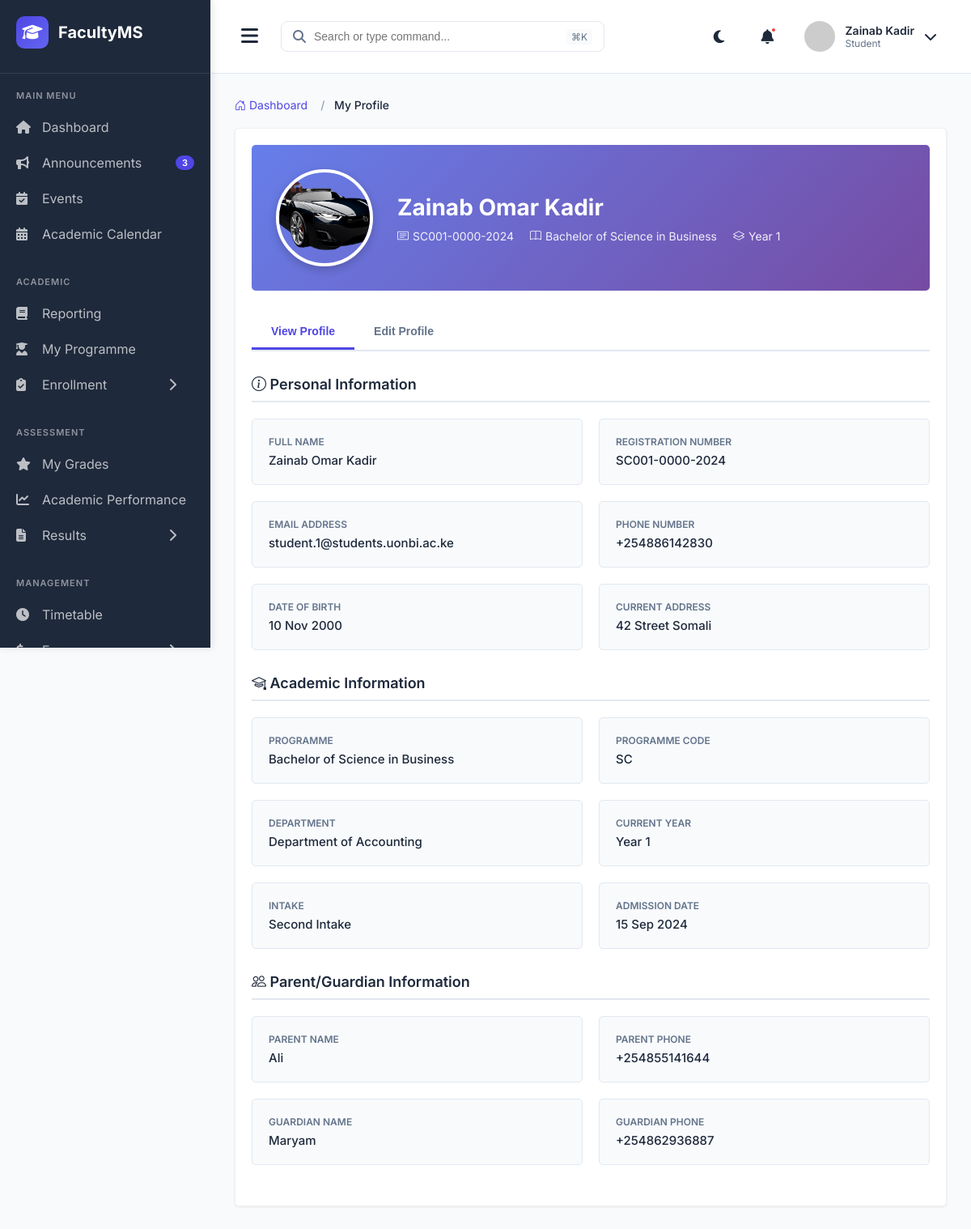
Before: /profile/ (signed in) with the older database file.
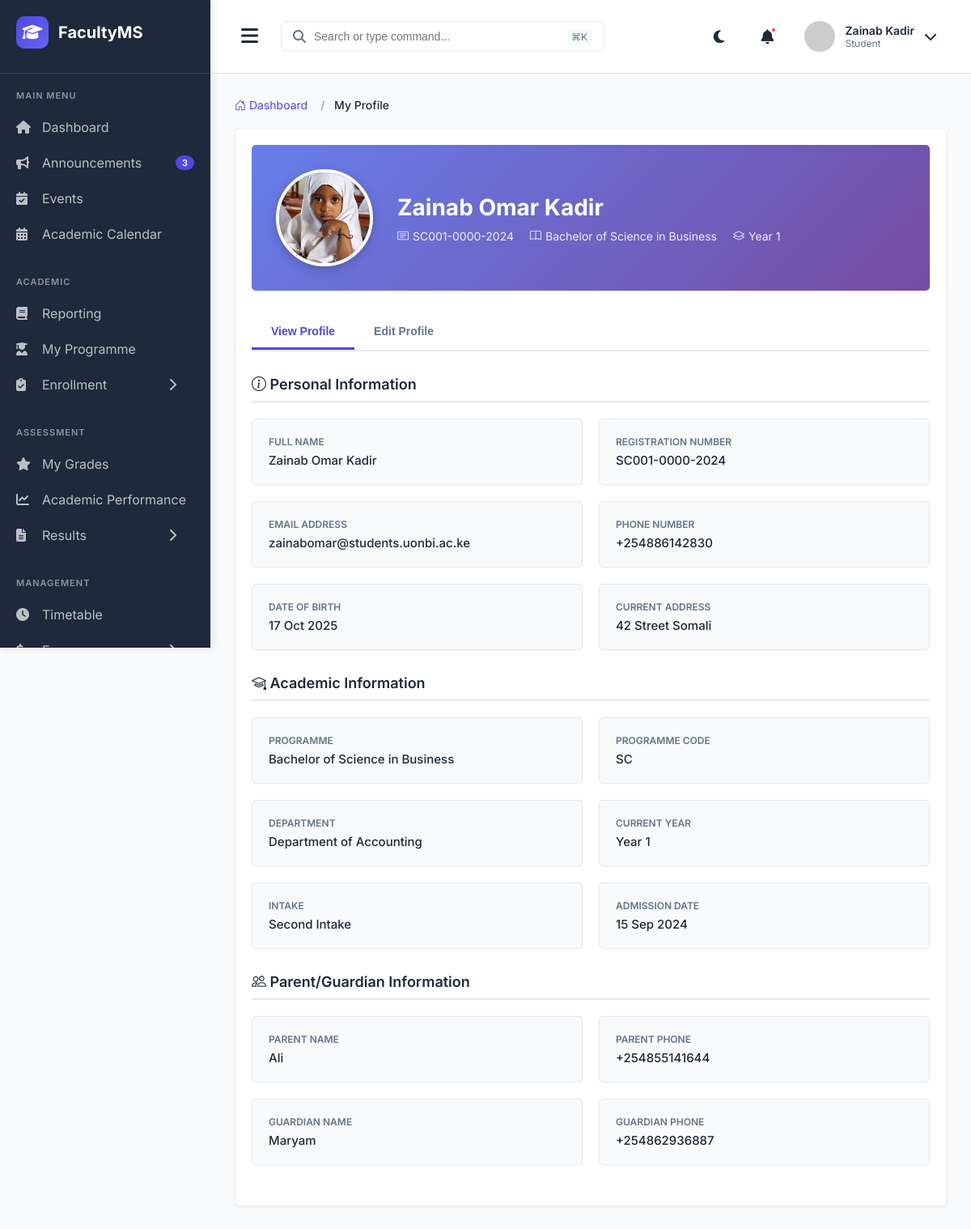
After: the same page with the newer database file.
### main_application/models.py (models this page shows, shortened)
class User(AbstractUser):
    USER_TYPES = (
        ('STUDENT', 'Student'),
        ('LECTURER', 'Lecturer'),
        ('COD', 'Chairman of Department'),
        ('DEAN', 'Dean'),
        ('ICT_ADMIN', 'ICT Administrator'),
    )
    user_type = models.CharField(max_length=20, choices=USER_TYPES)
    phone_number = models.CharField(max_length=15, blank=True, null=True)
    profile_picture = models.ImageField(upload_to='profiles/', blank=True, null=True)
    is_active_user = models.BooleanField(default=True)
    date_joined = models.DateTimeField(auto_now_add=True)
    class Meta:
        db_table = 'users'

class Student(models.Model):
    YEAR_LEVELS = (
        (1, 'Year 1'),
        (2, 'Year 2'),
        (3, 'Year 3'),
        (4, 'Year 4'),
    )
    user = models.OneToOneField(User, on_delete=models.CASCADE, primary_key=True, related_name='student_profile')
    registration_number = models.CharField(max_length=50, unique=True)
    first_name = models.CharField(max_length=30)
    last_name = models.CharField(max_length=30)
    surname = models.CharField(max_length=30, blank=True)
    programme = models.ForeignKey(Programme, on_delete=models.PROTECT, related_name='students')
    current_year = models.IntegerField(choices=YEAR_LEVELS)
    intake = models.ForeignKey(Intake, on_delete=models.PROTECT, related_name='students')
    admission_date = models.DateField()
    is_active = models.BooleanField(default=True)
    can_upgrade = models.BooleanField(default=False)  # For progression to next level
    phone = models.CharField(max_length=15, blank=True, null=True)
    email = models.EmailField(blank=True, null=True)
    date_of_birth = models.DateField(blank=True, null=True)
    address = models.CharField(max_length=255, blank=True, null=True)
    parent_name = models.CharField(max_length=100, blank=True, null=True)
    parent_phone = models.CharField(max_length=15, blank=True, null=True)
    guardian_name = models.CharField(max_length=100, blank=True, null=True)
    guardian_phone = models.CharField(max_length=15, blank=True, null=True)
    class Meta:
        db_table = 'students'
        ordering = ['registration_number']

class Programme(models.Model):
    PROGRAMME_LEVELS = (
        ('CERTIFICATE', 'Certificate'),
        ('DIPLOMA', 'Diploma'),
        ('BACHELORS', 'Bachelor\'s Degree'),
        ('MASTERS', 'Master\'s Degree'),
        ('PHD', 'Doctor of Philosophy'),
    )
    DURATION_YEARS = (
        (1, '1 Year'),
        (2, '2 Years'),
        (3, '3 Years'),
        (4, '4 Years'),
        (5, '5 Years'),
    )
    SEMESTERS_PER_YEAR = (
        (2, '2 Semesters'),
        (3, '3 Semesters'),
    )
    name = models.CharField(max_length=200)
    code = models.CharField(max_length=20, unique=True)
    level = models.CharField(max_length=20, choices=PROGRAMME_LEVELS)
    department = models.ForeignKey(Department, on_delete=models.CASCADE, related_name='programmes')
    duration_years = models.IntegerField(choices=DURATION_YEARS)
    semesters_per_year = models.IntegerField(choices=SEMESTERS_PER_YEAR, default=2)
    description = models.TextField(blank=True)
    is_active = models.BooleanField(default=True)
    created_at = models.DateTimeField(auto_now_add=True)
    class Meta:
        db_table = 'programmes'
        ordering = ['level', 'name']

class Department(models.Model):
    name = models.CharField(max_length=200)
    code = models.CharField(max_length=20, unique=True)
    description = models.TextField(blank=True)
    head_of_department = models.ForeignKey(User, on_delete=models.SET_NULL, null=True, blank=True,
                                           related_name='headed_departments', limit_choices_to={'user_type': 'COD'})
    created_at = models.DateTimeField(auto_now_add=True)
    class Meta:
        db_table = 'departments'
        ordering = ['name']

class Intake(models.Model):
    INTAKE_TYPES = (
        ('SEPTEMBER', 'September Intake'),
        ('JANUARY', 'January Intake'),
        ('MAY', 'May Intake'),
    )
    name = models.CharField(max_length=50)
    intake_type = models.CharField(max_length=20, choices=INTAKE_TYPES)
    academic_year = models.ForeignKey(AcademicYear, on_delete=models.CASCADE, related_name='intakes')
    intake_date = models.DateField()
    is_active = models.BooleanField(default=True)
    class Meta:
        db_table = 'intakes'
        ordering = ['-intake_date']

### main_application/views.py (the view, shortened to what this page needs)
# urls.py: path('profile/', views.student_profile_view, name='student_profile'),
@login_required
def student_profile_view(request):
    if request.user.user_type != 'STUDENT':
        messages.error(request, "Access denied. This page is only for students.")
        return redirect('student_dashboard')
    try:
        student = request.user.student_profile
    except Student.DoesNotExist:
        messages.error(request, "Student profile not found.")
        return redirect('student_dashboard')
    user_form = UserProfileForm(instance=request.user)
    student_form = StudentProfileForm(instance=student)
    password_form = PasswordChangeForm(request.user)
    context = {
        'student': student,
        'user_form': user_form,
        'student_form': student_form,
        'password_form': password_form,
        'show_password_modal': False
    }
    return render(request, 'student/profile.html', context)

### main_application/forms.py (shortened to what this page needs)
class UserProfileForm(forms.ModelForm):
    class Meta:
        model = User
        fields = ['email', 'phone_number', 'profile_picture']
        widgets = {
            'email': forms.EmailInput(attrs={
                'class': 'form-control',
                'placeholder': 'Enter your email address'
            }),
            'phone_number': forms.TextInput(attrs={
                'class': 'form-control',
                'placeholder': 'e.g., +254712345678'
            }),
            'profile_picture': forms.FileInput(attrs={
                'class': 'form-control',
                'accept': 'image/*'
            })
        }
        labels = {
            'email': 'Email Address',
            'phone_number': 'Phone Number',
            'profile_picture': 'Profile Picture'
        }
        help_texts = {
            'profile_picture': 'Upload a clear photo (JPG, PNG). Max 2MB.'
        }

### templates/student/profile.html (shortened to what the changed rows need)
{% extends 'student_base.html' %}
{% block extra_css %}
<link rel="stylesheet" href="https://cdn.jsdelivr.net/npm/bootstrap-icons@1.10.0/font/bootstrap-icons.css">
{% endblock %}
{% block content %}
<div class="section-container">
    <div class="profile-header">
        {% if user.profile_picture %}
        <img src="{{ user.profile_picture.url }}" alt="Profile" class="profile-avatar">
        {% else %}
        <div class="default-avatar">
            <i class="bi bi-person"></i>
        </div>
        {% endif %}
        <div class="profile-info">
            <h2>{{ student.first_name }} {{ student.surname }} {{ student.last_name }}</h2>
            <div class="profile-meta">
                <span class="meta-item">
                    <i class="bi bi-card-text"></i>
                    {{ student.registration_number }}
                </span>
                <span class="meta-item">
                    <i class="bi bi-book"></i>
                    {{ student.programme.name }}
                </span>
                <span class="meta-item">
                    <i class="bi bi-layers"></i>
                    Year {{ student.current_year }}
                </span>
            </div>
        </div>
    </div>
    <div class="tab-content active" id="view-tab">
        <div class="form-section">
            <div class="info-grid">
                <div class="info-card">
                    <div class="info-label">Full Name</div>
                    <div class="info-value">{{ student.first_name }} {{ student.surname }} {{ student.last_name }}</div>
                </div>
                <div class="info-card">
                    <div class="info-label">Registration Number</div>
                    <div class="info-value">{{ student.registration_number }}</div>
                </div>
                <div class="info-card">
                    <div class="info-label">Email Address</div>
                    <div class="info-value">{{ student.email|default:"Not provided" }}</div>
                </div>
                <div class="info-card">
                    <div class="info-label">Phone Number</div>
                    <div class="info-value">{{ student.phone|default:"Not provided" }}</div>
                </div>
                <div class="info-card">
                    <div class="info-label">Date of Birth</div>
                    <div class="info-value">{{ student.date_of_birth|date:"d M Y"|default:"Not provided" }}</div>
                </div>
                <div class="info-card">
                    <div class="info-label">Current Address</div>
                    <div class="info-value">{{ student.address|default:"Not provided" }}</div>
                </div>
            </div>
        </div>
        <div class="form-section">
            <div class="info-grid">
                <div class="info-card">
                    <div class="info-label">Programme</div>
                    <div class="info-value">{{ student.programme.name }}</div>
                </div>
                <div class="info-card">
                    <div class="info-label">Programme Code</div>
                    <div class="info-value">{{ student.programme.code }}</div>
                </div>
                <div class="info-card">
                    <div class="info-label">Department</div>
                    <div class="info-value">{{ student.programme.department.name }}</div>
                </div>
                <div class="info-card">
                    <div class="info-label">Current Year</div>
                    <div class="info-value">Year {{ student.current_year }}</div>
                </div>
                <div class="info-card">
                    <div class="info-label">Intake</div>
                    <div class="info-value">{{ student.intake.name }}</div>
                </div>
                <div class="info-card">
                    <div class="info-label">Admission Date</div>
                    <div class="info-value">{{ student.admission_date|date:"d M Y" }}</div>
                </div>
            </div>
        </div>
        <div class="form-section">
            <div class="info-grid">
                <div class="info-card">
                    <div class="info-label">Parent Name</div>
                    <div class="info-value">{{ student.parent_name|default:"Not provided" }}</div>
                </div>
                <div class="info-card">
                    <div class="info-label">Parent Phone</div>
                    <div class="info-value">{{ student.parent_phone|default:"Not provided" }}</div>
                </div>
                <div class="info-card">
                    <div class="info-label">Guardian Name</div>
                    <div class="info-value">{{ student.guardian_name|default:"Not provided" }}</div>
                </div>
                <div class="info-card">
                    <div class="info-label">Guardian Phone</div>
                    <div class="info-value">{{ student.guardian_phone|default:"Not provided" }}</div>
                </div>
            </div>
        </div>
    </div>
</div>
{% endblock %}

### templates/student_base.html (shortened to what the changed rows need)
{% load static %}
<!DOCTYPE html>
<html lang="en">
<head>
    <link rel="stylesheet" href="https://cdnjs.cloudflare.com/ajax/libs/font-awesome/6.4.0/css/all.min.css">
    {% block extra_css %}{% endblock %}
</head>
<body>
    <div class="main-content" id="mainContent">
        <div class="header">
            <div class="header-right">
                <div class="user-profile">
                    <div class="user-info">
                        <span class="user-name">{{ user.get_full_name|default:"Admin User" }}</span>
                        <span class="user-role">{{ user.get_user_type_display|default:"Administrator" }}</span>
                    </div>
                </div>
            </div>
        </div>
        <div class="content">
            {% block content %}{% endblock %}
        </div>
    </div>
</body>
</html>

Changed rows visible on the page:
changed User "Zainab Kadir": profile_picture: a different picture
changed Student "Zainab": email "student.1@students.uonbi.ac.ke" → "zainabomar@students.uonbi.ac.ke"; date_of_birth "10 Nov 2000" → "17 Oct 2025"
